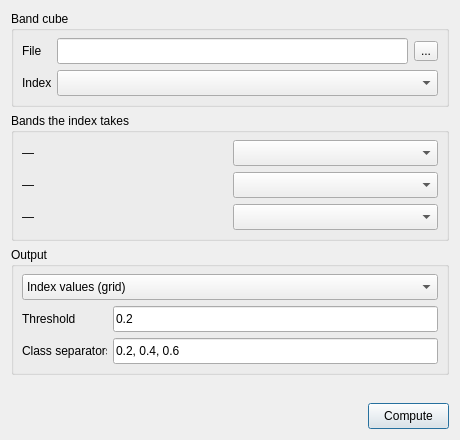
<?xml version="1.0" encoding="UTF-8"?>
<ui version="4.0">
 <class>RemoteSIndices</class>
 <widget class="QDialog" name="RemoteSIndices">
  <property name="geometry">
   <rect>
    <x>0</x>
    <y>0</y>
    <width>460</width>
    <height>440</height>
   </rect>
  </property>
  <property name="windowTitle">
   <string>Spectral indices</string>
  </property>
  <widget class="QGroupBox" name="gb_input">
   <property name="geometry">
    <rect>
     <x>11</x>
     <y>11</y>
     <width>438</width>
     <height>96</height>
    </rect>
   </property>
   <property name="title">
    <string>Band cube</string>
   </property>
   <widget class="QLabel" name="lbl_file">
    <property name="geometry">
     <rect>
      <x>11</x>
      <y>27</y>
      <width>29</width>
      <height>26</height>
     </rect>
    </property>
    <property name="text">
     <string>File</string>
    </property>
   </widget>
   <widget class="QLineEdit" name="p_file">
    <property name="geometry">
     <rect>
      <x>46</x>
      <y>27</y>
      <width>351</width>
      <height>26</height>
     </rect>
    </property>
    <property name="toolTip">
     <string>A multi-band raster (a cube made by Band cube, a Landsat/Sentinel band stack). Its band descriptions fill the band pickers below.</string>
    </property>
    <property name="refresh" stdset="0">
     <bool>true</bool>
    </property>
   </widget>
   <widget class="QToolButton" name="browse_p_file">
    <property name="geometry">
     <rect>
      <x>403</x>
      <y>30</y>
      <width>24</width>
      <height>20</height>
     </rect>
    </property>
    <property name="toolTip">
     <string>Choose the band cube</string>
    </property>
    <property name="text">
     <string>...</string>
    </property>
    <property name="filter" stdset="0">
     <string>Rasters (*.tif *.tiff *.nc *.vrt *.img *.jp2);;All files (*)</string>
    </property>
   </widget>
   <widget class="QLabel" name="lbl_index">
    <property name="geometry">
     <rect>
      <x>11</x>
      <y>59</y>
      <width>29</width>
      <height>26</height>
     </rect>
    </property>
    <property name="text">
     <string>Index</string>
    </property>
   </widget>
   <widget class="QComboBox" name="p_index">
    <property name="geometry">
     <rect>
      <x>46</x>
      <y>59</y>
      <width>381</width>
      <height>26</height>
     </rect>
    </property>
    <property name="refresh" stdset="0">
     <bool>true</bool>
    </property>
   </widget>
  </widget>
  <widget class="QGroupBox" name="gb_bands">
   <property name="geometry">
    <rect>
     <x>11</x>
     <y>113</y>
     <width>438</width>
     <height>128</height>
    </rect>
   </property>
   <property name="title">
    <string>Bands the index takes</string>
   </property>
   <widget class="QLabel" name="lbl_b1">
    <property name="geometry">
     <rect>
      <x>11</x>
      <y>27</y>
      <width>205</width>
      <height>26</height>
     </rect>
    </property>
    <property name="text">
     <string>—</string>
    </property>
   </widget>
   <widget class="QComboBox" name="p_b1">
    <property name="geometry">
     <rect>
      <x>222</x>
      <y>27</y>
      <width>205</width>
      <height>26</height>
     </rect>
    </property>
   </widget>
   <widget class="QLabel" name="lbl_b2">
    <property name="geometry">
     <rect>
      <x>11</x>
      <y>59</y>
      <width>205</width>
      <height>26</height>
     </rect>
    </property>
    <property name="text">
     <string>—</string>
    </property>
   </widget>
   <widget class="QComboBox" name="p_b2">
    <property name="geometry">
     <rect>
      <x>222</x>
      <y>59</y>
      <width>205</width>
      <height>26</height>
     </rect>
    </property>
   </widget>
   <widget class="QLabel" name="lbl_b3">
    <property name="geometry">
     <rect>
      <x>11</x>
      <y>91</y>
      <width>205</width>
      <height>26</height>
     </rect>
    </property>
    <property name="text">
     <string>—</string>
    </property>
   </widget>
   <widget class="QComboBox" name="p_b3">
    <property name="geometry">
     <rect>
      <x>222</x>
      <y>91</y>
      <width>205</width>
      <height>26</height>
     </rect>
    </property>
   </widget>
  </widget>
  <widget class="QGroupBox" name="gb_output">
   <property name="geometry">
    <rect>
     <x>11</x>
     <y>247</y>
     <width>438</width>
     <height>128</height>
    </rect>
   </property>
   <property name="title">
    <string>Output</string>
   </property>
   <widget class="QComboBox" name="p_output">
    <property name="geometry">
     <rect>
      <x>11</x>
      <y>27</y>
      <width>416</width>
      <height>26</height>
     </rect>
    </property>
    <item>
     <property name="text">
      <string>Index values (grid)</string>
     </property>
    </item>
    <item>
     <property name="text">
      <string>Threshold: NaN below it (grid)</string>
     </property>
    </item>
    <item>
     <property name="text">
      <string>Mask (≥ threshold)</string>
     </property>
    </item>
    <item>
     <property name="text">
      <string>Mask (&lt; threshold)</string>
     </property>
    </item>
    <item>
     <property name="text">
      <string>Classes (up to 3 separators)</string>
     </property>
    </item>
   </widget>
   <widget class="QLabel" name="lbl_threshold">
    <property name="geometry">
     <rect>
      <x>11</x>
      <y>59</y>
      <width>85</width>
      <height>26</height>
     </rect>
    </property>
    <property name="text">
     <string>Threshold</string>
    </property>
   </widget>
   <widget class="QLineEdit" name="p_threshold">
    <property name="geometry">
     <rect>
      <x>102</x>
      <y>59</y>
      <width>325</width>
      <height>26</height>
     </rect>
    </property>
    <property name="text">
     <string>0.2</string>
    </property>
   </widget>
   <widget class="QLabel" name="lbl_classes">
    <property name="geometry">
     <rect>
      <x>11</x>
      <y>91</y>
      <width>85</width>
      <height>26</height>
     </rect>
    </property>
    <property name="text">
     <string>Class separators</string>
    </property>
   </widget>
   <widget class="QLineEdit" name="p_classes">
    <property name="geometry">
     <rect>
      <x>102</x>
      <y>91</y>
      <width>325</width>
      <height>26</height>
     </rect>
    </property>
    <property name="toolTip">
     <string>Comma-separated, increasing: value ≥ 1st = class 1, ≥ 2nd = class 2, ≥ 3rd = class 3, else 0.</string>
    </property>
    <property name="text">
     <string>0.2, 0.4, 0.6</string>
    </property>
   </widget>
  </widget>
  <widget class="QLabel" name="lbl_status">
   <property name="geometry">
    <rect>
     <x>11</x>
     <y>381</y>
     <width>438</width>
     <height>16</height>
    </rect>
   </property>
   <property name="text">
    <string/>
   </property>
   <property name="wordWrap">
    <bool>true</bool>
   </property>
  </widget>
  <widget class="QPushButton" name="run_compute">
   <property name="geometry">
    <rect>
     <x>368</x>
     <y>403</y>
     <width>81</width>
     <height>26</height>
    </rect>
   </property>
   <property name="text">
    <string>Compute</string>
   </property>
   <property name="busy" stdset="0">
    <string>Computing the spectral index…</string>
   </property>
  </widget>
 </widget>
 <resources/>
 <connections/>
</ui>
